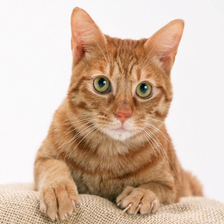
#> input picture examples/img/cat.ppm, 224 x 224 px
$ python img2pgm.py cat.ppm
#> lines starting #> are read from the running program, lines starting #| are printed output that depends on the picture
import os
import sys
from PIL import Image

def img2pgm(source_path):
#> called with source_path = 'cat.ppm'
    if not os.path.exists(source_path):
        raise ValueError(f"file '{source_path}' not exist")

    try:
        img = Image.open(source_path)
#> img is the input picture: PIL image 224x224 RGB; mean R, G, B 213.1, 188.7, 169.8
    except Exception as e:
        print(f"\033[31mErrors occur when trying to open img file '{source_path}'\n  - Reason: \033[1m{e}\033[0m")
        return None

    pgm = img.convert('L')
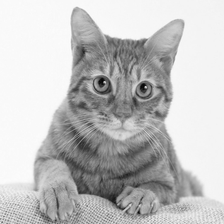
#> pgm: PIL image 224x224 L; min 4, max 252, mean 193.9

    file_name, _ = os.path.splitext(source_path)
    output_path = file_name + ".pgm"

    print(f"Converting '{source_path}' -> '{output_path}'")
    pgm.save(output_path)

    return output_path


if __name__ == "__main__":
    target = sys.argv[1:]

    if not target:
        print("\033[1;31mUsage:\033[0m python png2pgm.py <file1.png> <file2.jpg> ...")
        print("       python png2pgm.py *.png")
        sys.exit(1)

    print(f"Total: {len(target)} file(s)")
    cnt = 0

    for file_path in target:
        if img2pgm(file_path):
            cnt += 1

    print("-" * 50)
    if cnt == len(target):
        print(f"finished successfully")
    else:
        print(f"Only {cnt} file(s) successfully converted, which is less than {len(target)}")
        sys.exit(1)
